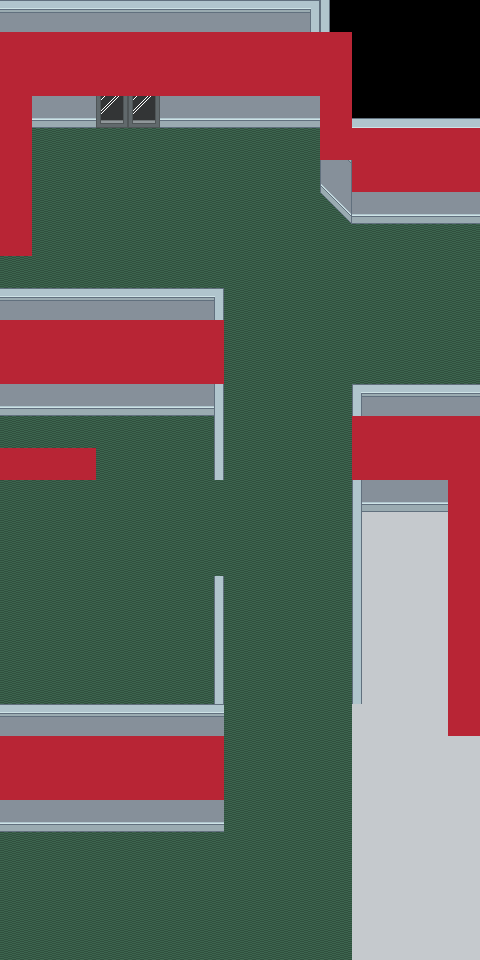

A level layout from a 2D game, rendered from its tile map. Below: a short description, then the map file with its tile-grid data intact:
An orthogonal 15x30 tile map with 32x32 px tiles, 6 tile layers (Tile Layer 1, Tile Layer 3, Tile Layer 2, Tile Layer 5, ...), 2 tilesets and 1 object.

<map version="1.0" orientation="orthogonal" renderorder="right-down" width="15" height="30" tilewidth="32" tileheight="32" nextobjectid="1">
 <tileset firstgid="1" name="office_tileset" tilewidth="32" tileheight="32" tilecount="48" columns="6">
  <image source="office_tileset.png" width="192" height="256" />
 </tileset>
 <tileset firstgid="49" name="tile_collision" tilewidth="32" tileheight="32" tilecount="1" columns="1">
  <image source="tile_collision.png" width="32" height="32" />
  <tile id="0">
   <objectgroup draworder="index">
    <object id="0" x="0.0909091" y="0.181818" width="31.6364" height="31.7273" />
   </objectgroup>
  </tile>
 </tileset>
 <layer name="Tile Layer 1" width="15" height="30">
  <data encoding="csv">
12,12,12,12,12,12,12,12,12,12,1,1,1,1,1,
1,1,1,1,1,1,12,12,12,12,1,1,1,1,1,
1,1,1,0,0,12,12,12,12,12,1,1,1,1,1,
1,1,1,0,0,1,1,12,12,12,1,1,1,1,1,
1,1,1,1,1,1,1,1,1,1,1,1,1,1,1,
1,1,1,1,1,1,1,1,1,1,1,1,1,1,1,
1,1,1,1,1,1,1,1,1,1,1,1,1,1,1,
1,1,1,1,1,1,1,1,1,1,1,1,1,1,1,
1,1,1,1,1,1,1,1,1,1,1,1,1,1,1,
1,1,1,1,1,1,1,1,1,1,1,1,1,1,1,
1,1,1,1,1,1,1,1,1,1,1,1,1,1,1,
1,1,1,1,1,1,1,1,1,1,1,1,1,1,1,
1,1,1,1,1,1,1,1,1,1,1,1,1,1,1,
1,1,1,1,1,1,1,1,1,1,1,1,1,1,1,
1,1,1,1,1,1,1,1,1,1,1,1,1,1,1,
0,0,0,0,0,0,0,0,0,0,0,0,0,0,0,
0,0,0,0,0,0,0,0,0,0,0,0,0,0,0,
0,0,0,0,0,0,0,0,0,0,0,0,0,0,0,
0,0,0,0,0,0,0,0,0,0,0,0,0,0,0,
0,0,0,0,0,0,0,0,0,0,0,0,0,0,0,
0,0,0,0,0,0,0,0,0,0,0,0,0,0,0,
0,0,0,0,0,0,0,0,0,0,0,0,0,0,0,
0,0,0,0,0,0,0,0,0,0,0,0,0,0,0,
0,0,0,0,0,0,0,0,0,0,0,0,0,0,0,
0,0,0,0,0,0,0,0,0,0,0,0,0,0,0,
0,0,0,0,0,0,0,0,0,0,0,0,0,0,0,
0,0,0,0,0,0,0,0,0,0,0,0,0,0,0,
0,0,0,0,0,0,0,0,0,0,0,0,0,0,0,
0,0,0,0,0,0,0,0,0,0,0,0,0,0,0,
0,0,0,0,0,0,0,0,0,0,0,0,0,0,0
</data>
 </layer>
 <layer name="Tile Layer 3" width="15" height="30">
  <data encoding="csv">
0,0,0,0,0,0,0,0,0,0,0,0,0,0,0,
0,0,0,0,0,0,0,0,0,0,0,0,0,0,0,
0,0,0,0,0,0,0,0,0,0,0,0,0,0,0,
0,0,0,0,0,0,0,0,0,0,0,0,0,0,0,
8,8,8,8,8,8,8,8,8,8,0,0,0,0,0,
8,8,8,8,8,8,8,8,8,8,0,0,0,0,0,
8,8,8,8,8,8,8,8,8,8,8,0,0,0,0,
8,8,8,8,8,8,8,8,8,8,8,8,8,8,8,
8,8,8,8,8,8,8,8,8,8,8,8,8,8,8,
8,8,8,8,8,8,8,8,8,8,8,8,8,8,8,
8,8,8,8,8,8,8,8,8,8,8,8,8,8,8,
8,8,8,8,8,8,8,8,8,8,8,8,8,8,8,
8,8,8,8,8,8,8,8,8,8,8,8,8,8,8,
8,8,8,8,8,8,8,8,8,8,8,8,8,8,8,
8,8,8,8,8,8,8,8,8,8,8,8,8,8,8,
8,8,8,8,8,8,8,8,8,8,8,8,8,8,8,
8,8,8,8,8,8,8,8,8,8,8,17,17,17,17,
8,8,8,8,8,8,8,8,8,8,8,17,17,17,17,
8,8,8,8,8,8,8,8,8,8,8,17,17,17,17,
8,8,8,8,8,8,8,8,8,8,8,17,17,17,17,
8,8,8,8,8,8,8,8,8,8,8,17,17,17,17,
8,8,8,8,8,8,8,8,8,8,8,17,17,17,17,
8,8,8,8,8,8,8,8,8,8,8,17,17,17,17,
8,8,8,8,8,8,8,8,8,8,8,17,17,17,17,
8,8,8,8,8,8,8,8,8,8,8,17,17,17,17,
8,8,8,8,8,8,8,8,8,8,8,17,17,17,17,
8,8,8,8,8,8,8,8,8,8,8,17,17,17,17,
8,8,8,8,8,8,8,8,8,8,8,17,17,17,17,
8,8,8,8,8,8,8,8,8,8,8,17,17,17,17,
8,8,8,8,8,8,8,8,8,8,8,17,17,17,17
</data>
 </layer>
 <layer name="Tile Layer 2" width="15" height="30">
  <data encoding="csv">
4,4,4,4,4,4,4,4,4,5,9,0,0,0,0,
12,12,12,12,12,12,12,12,12,12,9,0,0,0,0,
12,12,12,26,27,12,12,12,12,12,9,0,0,0,0,
18,18,18,32,33,18,18,18,18,18,28,29,29,29,29,
13,0,0,0,0,0,0,0,0,0,12,12,12,12,12,
13,0,0,0,0,0,0,0,0,0,34,12,12,12,12,
13,0,0,0,0,0,0,0,0,0,40,41,41,41,41,
13,0,0,0,0,0,0,0,0,0,0,0,0,0,0,
0,0,0,0,0,0,0,0,0,0,0,0,0,0,0,
0,0,0,0,0,0,0,0,0,0,0,0,0,0,0,
12,12,12,12,12,12,12,0,0,0,0,0,0,0,0,
12,12,12,12,12,12,12,0,0,0,0,0,0,0,0,
18,18,18,18,18,18,18,0,0,0,0,9,0,0,0,
0,0,0,0,0,0,0,0,0,0,0,12,12,12,12,
13,19,7,0,0,0,0,0,0,0,0,12,12,12,12,
0,0,0,0,0,0,0,0,0,0,0,18,18,18,18,
0,0,0,0,0,0,0,0,0,0,0,0,0,0,7,
0,0,0,0,0,0,0,0,0,0,0,0,0,0,7,
0,0,0,0,0,0,11,0,0,0,0,0,0,0,7,
0,0,0,0,0,0,11,0,0,0,0,0,0,0,7,
0,0,0,0,0,0,11,0,0,0,0,0,0,0,7,
0,0,0,0,0,0,11,0,0,0,0,0,0,0,7,
0,0,0,0,0,0,22,0,0,0,0,0,0,0,7,
12,12,12,12,12,12,12,0,0,0,0,0,0,0,0,
12,12,12,12,12,12,12,0,0,0,0,0,0,0,0,
18,18,18,18,18,18,18,0,0,0,0,0,0,0,0,
0,0,0,0,0,0,0,0,0,0,0,0,0,0,0,
0,0,0,0,0,0,0,0,0,0,0,0,0,0,0,
0,0,0,0,0,0,0,0,0,0,0,0,0,0,0,
0,0,0,0,0,0,0,0,0,0,0,0,0,0,0
</data>
 </layer>
 <layer name="Tile Layer 5" width="15" height="30">
  <data encoding="csv">
0,0,0,0,0,0,0,0,0,0,0,0,0,0,0,
0,0,0,0,0,0,0,0,0,0,0,0,0,0,0,
0,0,0,0,0,0,0,0,0,0,0,0,0,0,0,
0,0,0,0,0,0,0,0,0,0,0,0,0,0,0,
0,0,0,0,0,0,0,0,0,0,0,0,0,0,0,
0,0,0,0,0,0,0,0,0,0,0,0,0,0,0,
0,0,0,0,0,0,0,0,0,0,0,0,0,0,0,
0,0,0,0,0,0,0,0,0,0,0,0,0,0,0,
0,0,0,0,0,0,0,0,0,0,0,0,0,0,0,
0,0,0,0,0,0,0,0,0,0,0,0,0,0,0,
0,0,0,2,0,0,0,0,0,0,0,0,0,0,0,
0,0,20,0,15,0,0,0,0,0,0,0,0,0,0,
0,0,0,0,0,0,0,0,0,0,0,0,0,0,0,
0,0,0,0,0,0,0,0,0,0,0,0,0,2,0,
0,0,0,0,0,0,0,0,0,0,0,0,0,0,0,
0,0,0,0,0,0,0,0,0,0,0,0,0,0,0,
0,0,0,0,0,0,0,0,0,0,0,0,0,0,0,
0,0,0,0,0,0,0,0,0,0,0,0,0,0,0,
0,0,0,0,0,0,0,0,0,0,0,0,0,0,0,
0,0,0,0,0,0,0,0,0,0,0,0,0,0,0,
0,0,0,0,0,0,0,0,0,0,0,0,0,0,0,
0,0,0,0,0,0,0,0,0,0,0,0,0,0,0,
0,0,0,0,0,0,0,0,0,0,0,0,0,0,0,
0,0,0,0,14,0,0,0,0,0,0,0,0,0,0,
0,0,0,0,0,0,0,0,0,0,0,0,0,0,0,
0,0,0,0,0,0,0,0,0,0,0,0,0,0,0,
0,0,0,0,0,0,0,0,0,0,0,0,0,0,0,
0,0,0,0,0,0,0,0,0,0,0,0,0,0,0,
0,0,0,0,0,0,0,0,0,0,0,0,0,0,0,
0,0,0,0,0,0,0,0,0,0,0,0,0,0,0
</data>
 </layer>
 <layer name="Tile Layer 4" width="15" height="30">
  <data encoding="csv">
0,0,0,0,0,0,0,0,0,0,0,0,0,0,0,
0,0,0,0,0,0,0,0,0,0,0,0,0,0,0,
0,0,0,0,0,0,0,0,0,0,0,0,0,0,0,
0,0,0,0,0,0,0,0,0,0,0,0,0,0,0,
0,0,0,0,0,0,0,0,0,0,0,0,0,0,0,
0,0,0,0,0,0,0,0,0,0,0,0,0,0,0,
0,0,0,0,0,0,0,0,0,0,0,0,0,0,0,
0,0,0,0,0,0,0,0,0,0,0,0,0,0,0,
0,0,0,0,0,0,0,0,0,0,0,0,0,0,0,
4,4,4,4,4,4,5,0,0,0,0,0,0,0,0,
0,0,0,0,0,0,11,0,0,0,0,0,0,0,0,
0,0,0,0,0,0,11,0,0,0,0,0,0,0,0,
0,0,0,0,0,0,11,0,0,0,0,3,4,4,4,
0,0,0,0,0,0,11,0,0,0,0,9,0,0,0,
0,0,0,0,0,0,11,0,0,0,0,9,0,0,0,
0,0,0,0,0,0,0,0,0,0,0,9,0,0,0,
0,0,0,0,0,0,0,0,0,0,0,9,0,0,0,
0,0,0,0,0,0,0,0,0,0,0,9,0,0,0,
0,0,0,0,0,0,0,0,0,0,0,9,0,0,0,
0,0,0,0,0,0,0,0,0,0,0,9,0,0,0,
0,0,0,0,0,0,0,0,0,0,0,9,0,0,0,
0,0,0,0,0,0,0,0,0,0,0,9,0,0,0,
4,4,4,4,4,4,4,0,0,0,0,0,0,0,0,
0,0,0,0,0,0,0,0,0,0,0,0,0,0,0,
0,0,0,0,0,0,0,0,0,0,0,0,0,0,0,
0,0,0,0,0,0,0,0,0,0,0,0,0,0,0,
0,0,0,0,0,0,0,0,0,0,0,0,0,0,0,
0,0,0,0,0,0,0,0,0,0,0,0,0,0,0,
0,0,0,0,0,0,0,0,0,0,0,0,0,0,0,
0,0,0,0,0,0,0,0,0,0,0,0,0,0,0
</data>
 </layer>
 <layer name="Tile Layer 6" width="15" height="30">
  <data encoding="csv">
0,0,0,0,0,0,0,0,0,0,0,0,0,0,0,
49,49,49,49,49,49,49,49,49,49,49,0,0,0,0,
49,49,49,49,49,49,49,49,49,49,49,0,0,0,0,
49,0,0,0,0,0,0,0,0,0,49,0,0,0,0,
49,0,0,0,0,0,0,0,0,0,49,49,49,49,49,
49,0,0,0,0,0,0,0,0,0,0,49,49,49,49,
49,0,0,0,0,0,0,0,0,0,0,0,0,0,0,
49,0,0,0,0,0,0,0,0,0,0,0,0,0,0,
0,0,0,0,0,0,0,0,0,0,0,0,0,0,0,
0,0,0,0,0,0,0,0,0,0,0,0,0,0,0,
49,49,49,49,49,49,49,0,0,0,0,0,0,0,0,
49,49,49,49,49,49,49,0,0,0,0,0,0,0,0,
0,0,0,0,0,0,0,0,0,0,0,0,0,0,0,
0,0,0,0,0,0,0,0,0,0,0,49,49,49,49,
49,49,49,0,0,0,0,0,0,0,0,49,49,49,49,
0,0,0,0,0,0,0,0,0,0,0,0,0,0,49,
0,0,0,0,0,0,0,0,0,0,0,0,0,0,49,
0,0,0,0,0,0,0,0,0,0,0,0,0,0,49,
0,0,0,0,0,0,0,0,0,0,0,0,0,0,49,
0,0,0,0,0,0,0,0,0,0,0,0,0,0,49,
0,0,0,0,0,0,0,0,0,0,0,0,0,0,49,
0,0,0,0,0,0,0,0,0,0,0,0,0,0,49,
0,0,0,0,0,0,0,0,0,0,0,0,0,0,49,
49,49,49,49,49,49,49,0,0,0,0,0,0,0,0,
49,49,49,49,49,49,49,0,0,0,0,0,0,0,0,
0,0,0,0,0,0,0,0,0,0,0,0,0,0,0,
0,0,0,0,0,0,0,0,0,0,0,0,0,0,0,
0,0,0,0,0,0,0,0,0,0,0,0,0,0,0,
0,0,0,0,0,0,0,0,0,0,0,0,0,0,0,
0,0,0,0,0,0,0,0,0,0,0,0,0,0,0
</data>
 </layer>
</map>